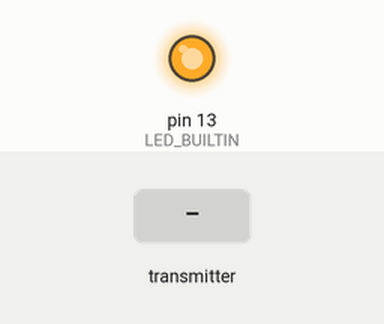
The sketch below on a simulated Arduino Uno, built with avr-gcc and run on an emulated ATmega328P. Shown: output pins drawn as LEDs (lit = HIGH). The test bench sets the inputs (shaded band). Sleep ends after the set time or at an interrupt; no radio packets arrive unless stated; what the sketch prints to the serial monitor is not drawn.

Above: at 13.1 s.
13.2 s: the transmitter starts sending humidity = 0
At 14.4 s:
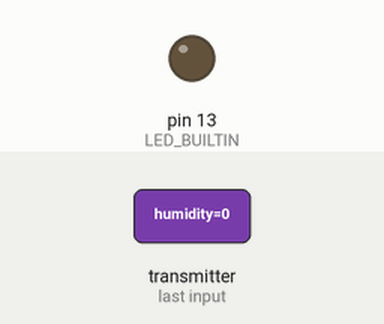
Timing chart, 0 to 27.3 s (numbered marks = the images above; inputs shaded):
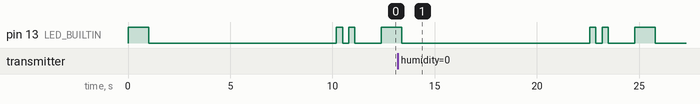

The sketch:

433mhzRxDHT11.ino
```cpp
/**
 * 433mhz Binary ASK encoded Radio Receiver
 *
 * Demostrates Binary, Network Order Binary, ACII & Struct Messaging
 */

//#include "LowPower.h"
#include <avr/sleep.h>
#include <avr/wdt.h>

#include <RH_ASK.h>
#include <SPI.h> // Not actualy used but needed to compile

RH_ASK driver;

long counter = 0;

typedef struct
{
    float  humidity;
    float  tempC;
    float  tempF;
} SensorData;


void setup()
{
    Serial.begin(115200);  // Debugging only
    if (!driver.init())
         Serial.println("init failed");

  pinMode(LED_BUILTIN, OUTPUT);

}

void rxData()
{
    SensorData data;
    uint8_t datalen = sizeof(data);
    if (   driver.recv((uint8_t*)&data, &datalen)
        && datalen == sizeof(data))
    {
        float humidity = data.humidity;
        float tempC = data.tempC;
        float tempF = data.tempF;

        Serial.print("Message: ");
        Serial.println(counter);
        Serial.print(" ");

        Serial.print("Humidity ");
        Serial.print(humidity);
        Serial.print(",");
        Serial.print("TempC ");
        Serial.print(tempC);
        Serial.print(",");
        Serial.print("TempF ");
        Serial.println(tempF);

        counter++;
    }
}

// watchdog interrupt
ISR (WDT_vect)
{
  wdt_disable(); // disable watchdog
}

void goToSleep ()
{
  // disable ADC
  ADCSRA = 0;
  // clear various "reset" flags
  MCUSR = 0;
  // allow changes, disable reset
  WDTCSR = bit (WDCE) | bit (WDE);
  // set interrupt mode and an interval
  WDTCSR = bit (WDIE) | bit (WDP3) | bit (WDP0); // set WDIE, and 8 seconds delay
  wdt_reset(); // reset the watchdog
  set_sleep_mode (SLEEP_MODE_PWR_DOWN);
  noInterrupts (); // timed sequence follows
  sleep_enable();
  // turn off brown‐out enable in software
  MCUCR = bit (BODS) | bit (BODSE);
  MCUCR = bit (BODS);
  interrupts (); // guarantees next instruction executed
  sleep_cpu ();
  // cancel sleep as a precaution
  sleep_disable();
}

void loop()
{
    rxData();

    digitalWrite(LED_BUILTIN, HIGH);   // turn the LED on (HIGH is the voltage level)
    delay(1000);                       // wait for a second
    digitalWrite(LED_BUILTIN, LOW);    // turn the LED off by making the voltage LOW
    delay(1000);                       // wait for a second

    //LowPower.powerDown(SLEEP_8S, ADC_OFF, BOD_OFF);
    //LowPower.idle(SLEEP_8S, ADC_OFF, TIMER2_OFF, TIMER1_OFF, TIMER0_OFF, SPI_OFF, USART0_OFF, TWI_OFF);

    goToSleep();

    digitalWrite(LED_BUILTIN, HIGH);   // turn the LED on (HIGH is the voltage level)
    delay(300);                       // wait for a second
    digitalWrite(LED_BUILTIN, LOW);    // turn the LED off by making the voltage LOW
    delay(300);                       // wait for a second
    digitalWrite(LED_BUILTIN, HIGH);   // turn the LED on (HIGH is the voltage level)
    delay(300);                       // wait for a second
    digitalWrite(LED_BUILTIN, LOW);    // turn the LED off by making the voltage LOW
    delay(300);                       // wait for a second

    delay(1000);                       // wait for a second

}
```
